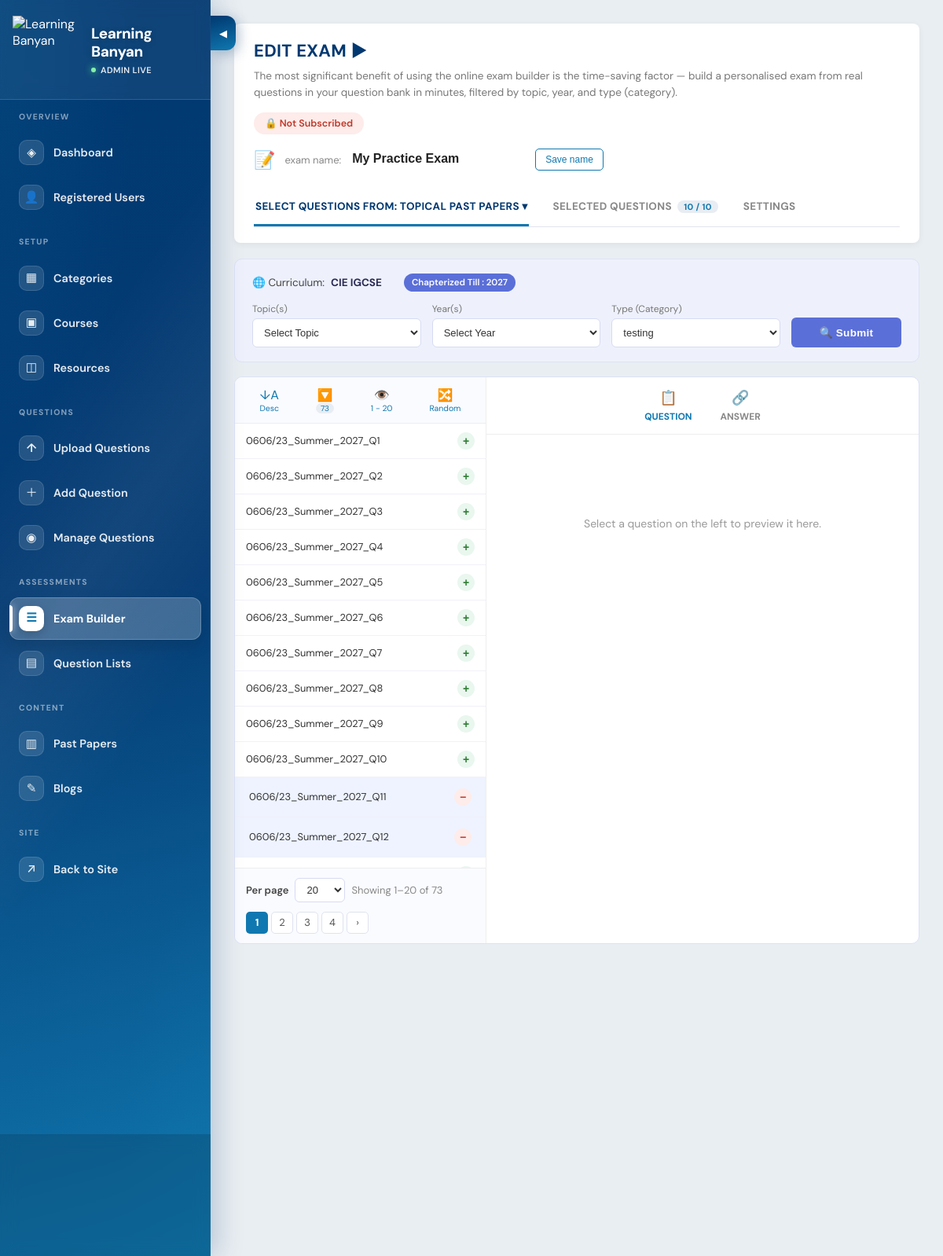
Screenshot of /admin-panel/exams/2/ (signed in) with the database file from the repository.
### courses/models.py (models this page shows, shortened)
class Exam(models.Model):
    STATUS_CHOICES = [
        ("draft", "Draft"),
        ("finalized", "Finalized"),
    ]
    name = models.CharField(max_length=200, default="Untitled Exam")
    category = models.ForeignKey(
        CourseCategory,
        on_delete=models.SET_NULL,
        null=True,
        blank=True,
        related_name="exams",
        help_text="Curriculum / Subject this exam is built from",
    )
    created_by = models.ForeignKey(
        "auth.User", on_delete=models.SET_NULL, null=True, blank=True, related_name="exams"
    )
    status = models.CharField(max_length=20, choices=STATUS_CHOICES, default="draft")
    duration_minutes = models.IntegerField(
        default=60, help_text="Used for the built-in exam timer"
    )
    questions_per_page = models.IntegerField(
        default=1, help_text="How many questions to show per page in the exported PDF"
    )
    shuffle_questions = models.BooleanField(default=False)
    allow_calculator = models.BooleanField(
        default=False,
        help_text="If enabled, students can use the on-screen calculator during practice.",
    )
    allow_hint = models.BooleanField(
        default=False,
        help_text="If enabled, students can open each question's hint during practice.",
    )
    questions = models.ManyToManyField(
        Question, through="ExamQuestion", related_name="exams"
    )
    created_at = models.DateTimeField(auto_now_add=True)
    updated_at = models.DateTimeField(auto_now=True)
    class Meta:
        ordering = ["-updated_at"]
    @property
    def total_marks(self):
        return sum(eq.question.marks for eq in self.exam_questions.select_related("question"))

class Question(models.Model):
    QUESTION_TYPES = [
        ("single_choice", "Single Choice"),
        ("multiple_choice", "Multiple Choice"),
        ("true_false", "True/False"),
        ("numerical", "Numerical"),
        ("matching", "Matching"),
        ("structured", "Structured (multi-part, past paper style)"),
        ("mcq", "Multiple Choice Questions"),
        ("comprehension", "Comprehension Questions"),
        ("fill_blank", "Fill in the Blanks Questions"),
        ("integer", "Integer Type Questions"),
    ]
    ANSWER_TYPES = [
        ("single", "Single"),
        ("multiple", "Multiple"),
    ]
    DIFFICULTY_LEVELS = [
        ("", "Add difficulty level"),
        ("easy", "Easy"),
        ("medium", "Medium"),
        ("hard", "Hard"),
    ]
    SEASON_CHOICES = [
        ("summer", "Summer"),
        ("winter", "Winter"),
        ("specimen", "Specimen"),
    ]
    ZONE_CHOICES = [
        ("", "—"),
        ("zone_1", "Zone 1"),
        ("zone_2", "Zone 2"),
        ("zone_3", "Zone 3"),
    ]
    question_bank = models.ForeignKey(
        QuestionBank, on_delete=models.CASCADE, related_name="questions"
    )
    question_type = models.CharField(max_length=20, choices=QUESTION_TYPES)
    question_text = models.TextField(
        help_text=(
            "Supports inline math using LaTeX delimiters: $x^2+1$ for inline, "
            "$$\\frac{a}{b}$$ for a centered block. Rendered with MathJax on "
            "the site and rasterized for PDF export."
        )
    )
    order = models.IntegerField(default=0)
    option_a = models.TextField(blank=True)
    option_b = models.TextField(blank=True)
    option_c = models.TextField(blank=True)
    option_d = models.TextField(blank=True)
    correct_answer = models.TextField(
        blank=True, help_text="For choice: A/B/C/D or A,B for multiple"
    )
    marks = models.IntegerField(default=1)
    explanation = models.TextField(
        blank=True, help_text="Shown to students as the question 'Solution'."
    )
    hint = models.TextField(
        blank=True,
        default="",
        help_text="Optional clue shown when a student taps Hint during practice.",
    )
    video_solution_url = models.URLField(
        max_length=500,
        blank=True,
        default="",
        help_text="Optional link to a video solution (YouTube, Vimeo, Drive, etc.).",
    )
    difficulty_level = models.CharField(
        max_length=10, choices=DIFFICULTY_LEVELS, blank=True, default=""
    )
    answer_type = models.CharField(
        max_length=10,
        choices=ANSWER_TYPES,
        default="single",
        help_text="Whether one option ('single') or several options "
        "('multiple') can be marked correct.",
    )
    negative_marks = models.DecimalField(
        max_digits=6, decimal_places=2, default=0,
        help_text="Marks deducted for a wrong attempt.",
    )
    partial_marking = models.BooleanField(
        default=False,
        help_text="Award proportional marks for a partially-correct "
        "'multiple' answer instead of all-or-nothing.",
    )
    passage = models.TextField(
        blank=True,
        help_text="Shared comprehension passage this question belongs to "
        "(only used for 'comprehension' type questions).",
    )
    numeric_tolerance = models.DecimalField(
        max_digits=10, decimal_places=3, null=True, blank=True,
        help_text="Allowed +/- tolerance for 'integer' type answers.",
    )
    tags = models.CharField(
        max_length=500,
        blank=True,
        help_text="Comma-separated tags, e.g. 'Algebra, Grade 10'",
    )
    topic = models.CharField(
        max_length=255,
        blank=True,
        help_text="Comma-separated topics, e.g. 'Functions, Modulus'",
    )
    paper_code = models.CharField(
        max_length=50,
        blank=True,
        help_text="Subject/paper code, e.g. '0606/23'",
    )
    year = models.IntegerField(null=True, blank=True, help_text="e.g. 2019")
    season = models.CharField(
        max_length=20, choices=SEASON_CHOICES, blank=True
    )
    zone = models.CharField(max_length=20, choices=ZONE_CHOICES, blank=True)
    question_number = models.CharField(
        max_length=20,
        blank=True,
        help_text="Question number within the paper, e.g. 'Q10' or '10'",
    )
    question_code = models.CharField(
        max_length=120,
        blank=True,
        db_index=True,
        help_text=(
            "Auto-generated display code, e.g. '0606/23_Winter_2019_Q10'. "
            "Leave blank to auto-generate from paper code, season, year, "
            "and question number."
        ),
    )
    equation_images = models.TextField(
        blank=True,
        help_text="JSON list of equation image URLs captured from a Word import (read-only reference).",
    )
    created_at = models.DateTimeField(auto_now_add=True)
    class Meta:
        ordering = ["order"]

### admin_panel/views.py (the view, shortened to what this page needs)
# urls.py: path("exams/<int:exam_id>/", views.edit_exam, name="edit_exam"),
@admin_required
def edit_exam(request, exam_id):
    exam = get_object_or_404(Exam, id=exam_id)
    categories = CourseCategory.objects.all()
    category_id = request.GET.get("category") or (exam.category_id or "")
    topic = request.GET.get("topic", "")
    year = request.GET.get("year", "")
    sort = request.GET.get(
        "sort", "desc"
    )  # desc = newest/highest question number first
    questions = Question.objects.select_related("question_bank__course__category")
    if category_id:
        questions = questions.filter(question_bank__course__category_id=category_id)
    if topic:
        questions = questions.filter(topic__icontains=topic)
    if year:
        questions = questions.filter(year=year)
    questions = questions.exclude(paper_code="")
    questions = (
        questions.order_by("-year", "-paper_code")
        if sort == "desc"
        else questions.order_by("year", "paper_code")
    )
    option_scope = Question.objects.exclude(paper_code="")
    if category_id:
        option_scope = option_scope.filter(
            question_bank__course__category_id=category_id
        )
    topics = sorted(
        {
            t.strip()
            for q in option_scope.values_list("topic", flat=True)
            for t in q.split(",")
            if t.strip()
        }
    )
    years = sorted(
        option_scope.exclude(year__isnull=True)
        .values_list("year", flat=True)
        .distinct(),
        reverse=True,
    )
    page_obj, per_page_label, per_page_choices = paginate(request, questions)
    selected_ids = set(
        ExamQuestion.objects.filter(exam=exam).values_list("question_id", flat=True)
    )
    exam_questions = (
        ExamQuestion.objects.filter(exam=exam)
        .select_related("question")
        .order_by("order", "added_at")
    )
    settings_form = ExamForm(instance=exam)
    context = {
        "exam": exam,
        "categories": categories,
        "questions": page_obj.object_list,
        "selected_ids": selected_ids,
        "exam_questions": exam_questions,
        "selected_count": exam_questions.count(),
        "total_marks": exam.total_marks,
        "filters": {
            "category": str(category_id) if category_id else "",
            "topic": topic,
            "year": year,
            "sort": sort,
            "per_page": per_page_label,
        },
        "topics": topics,
        "years": years,
        "settings_form": settings_form,
        "question_preview_data": _question_preview_map(page_obj.object_list),
        **pagination_context(request, page_obj, per_page_label, per_page_choices),
    }
    return render(request, "admin_panel/edit_exam.html", context)

### admin_panel/templates/admin_panel/edit_exam.html (shortened to what this page needs)
{% load course_extras %}
<!DOCTYPE html>
<html lang="en">
  <head>
    {% include 'partials/mathjax.html' %}
  </head>
  <body>
    {% include 'admin_panel/_partials/sidebar_slider.html' %}
    <div class="dashboard-wrapper">
{% include 'admin_panel/_partials/admin_sidebar.html' with active='manage_exams' %}
<main class="main-content">
        <div class="builder-header">
          <h1>EDIT EXAM ▶</h1>
          <p class="desc">
            The most significant benefit of using the online exam builder is the time-saving factor — build a
            personalised exam from real questions in your question bank in minutes, filtered by topic, year,
            and type (category).
          </p>
          <span class="not-subscribed">🔒 Not Subscribed</span>
          <div class="exam-name-row">
            <span class="icon">📝</span>
            <form method="post">
              <label for="examNameInput">exam name:</label>
              <input id="examNameInput" type="text" name="name" value="{{ exam.name }}" />
              <button type="submit">Save name</button>
            </form>
          </div>
          <div class="tabs-bar">
            <a class="tab-link {% if active_tab != 'settings' %}active-tab{% endif %}" data-tab="select">SELECT QUESTIONS FROM: <span class="current-source">Topical Past Papers ▾</span></a>
            <a class="tab-link" data-tab="selected">SELECTED QUESTIONS <span class="count-badge">{{ selected_count }} / {{ exam_questions|length|default:selected_count }}</span></a>
            <a class="tab-link {% if active_tab == 'settings' %}active-tab{% endif %}" data-tab="settings">SETTINGS</a>
          </div>
        </div>
        <div id="tab-select" class="tab-panel">
          <div class="filter-card">
            <div class="filter-top">
              <div class="item">🌐 Curriculum: <strong>CIE IGCSE</strong></div>
              <span class="chip">Chapterized Till : {{ years|first|default:"—" }}</span>
            </div>
            <form method="get" id="filterForm">
              <div class="filter-grid">
                <div class="field">
                  <label>Topic(s)</label>
                  <select name="topic">
                    <option value="">Select Topic</option>
                  </select>
                </div>
                <div class="field">
                  <label>Year(s)</label>
                  <select name="year">
                    <option value="">Select Year</option>
                  </select>
                </div>
                <div class="field">
                  <label>Type (Category)</label>
                  <select name="category">
                    {% for cat in categories %}
                      <option value="{{ cat.id }}" {% if filters.category == cat.id|stringformat:'s' %}selected{% endif %}>{{ cat.name }}</option>
                    {% endfor %}
                  </select>
                </div>
                <button type="submit" class="search-btn">🔍 Submit</button>
              </div>
            </form>
          </div>
          <div class="workspace">
            <div class="qlist-pane">
              <div class="qlist-toolbar">
                <div class="tbtn" id="sortToggle" data-sort="{{ filters.sort }}">
                  <span class="ic">{% if filters.sort == 'desc' %}↓A{% else %}↑A{% endif %}</span>
                  {% if filters.sort == 'desc' %}Desc{% else %}Asc{% endif %}
                </div>
                <div class="tbtn">
                  <span class="ic">🔽</span>
                  <span class="badge">{{ page_obj.paginator.count }}</span>
                </div>
                <div class="tbtn">
                  <span class="ic">👁️</span>
                  {% if page_obj.start_index %}{{ page_obj.start_index }} - {{ page_obj.end_index }}{% else %}0{% endif %}
                </div>
                <div class="tbtn"><span class="ic">🔀</span>Random</div>
              </div>
              <div class="qlist-scroll" id="qlistScroll">
                {% if questions %}
                  {% for q in questions %}
                    <div class="qlist-row {% if q.id in selected_ids %}selected-row{% endif %}"
                         data-question-id="{{ q.id }}"
                         onclick="previewQuestion({{ q.id }}, this)">
                      <span class="code">{{ q.question_code|default:q.question_number }}</span>
                      <button type="button"
                              class="add-btn {% if q.id in selected_ids %}added{% endif %}"
                              data-question-id="{{ q.id }}"
                              onclick="event.stopPropagation(); toggleQuestion({{ q.id }}, this)"></button>
                    </div>
                  {% endfor %}
                {% else %}
                  <div class="qlist-empty">No questions match these filters yet.<br />Try a different topic, year, or type.</div>
                {% endif %}
              </div>
              {% if page_obj %}
                {% include 'partials/question_pagination.html' %}
              {% endif %}
            </div>
            <div class="preview-pane">
              <div class="preview-toggle">
                <div class="ptoggle active-toggle" data-mode="question" onclick="setPreviewMode('question', this)"><span class="ic">📋</span>Question</div>
                <div class="ptoggle" data-mode="answer" onclick="setPreviewMode('answer', this)"><span class="ic">🔗</span>Answer</div>
              </div>
              <div class="preview-scroll" id="previewScroll">
                <div class="preview-empty">Select a question on the left to preview it here.</div>
              </div>
            </div>
          </div>
        </div>
      </main>
    </div>
  </body>
</html>

### rows the page displays
Exam: name "My Practice Exam"
Question: question_code "0606/23_Summer_2027_Q1"
Question: question_code "0606/23_Summer_2027_Q2"
Question: question_code "0606/23_Summer_2027_Q3"
Question: question_code "0606/23_Summer_2027_Q4"
Question: question_code "0606/23_Summer_2027_Q5"
Question: question_code "0606/23_Summer_2027_Q6"
Question: question_code "0606/23_Summer_2027_Q7"
Question: question_code "0606/23_Summer_2027_Q8"
Question: question_code "0606/23_Summer_2027_Q9"
Question: question_code "0606/23_Summer_2027_Q10"
Question: question_code "0606/23_Summer_2027_Q11"
Question: question_code "0606/23_Summer_2027_Q12"

### other values shown
{{ selected_count }} "10"
{{ exam_questions|length|default:selected_count }} "10"
{{ years|first|default:"—" }} "2027"
{{ page_obj.paginator.count }} "73"
{{ page_obj.start_index }} "1"
{{ page_obj.end_index }} "20"
{{ num }} "1"
{{ num }} "2" "3" "4"
form field category "testing"
form field per_page "20"
